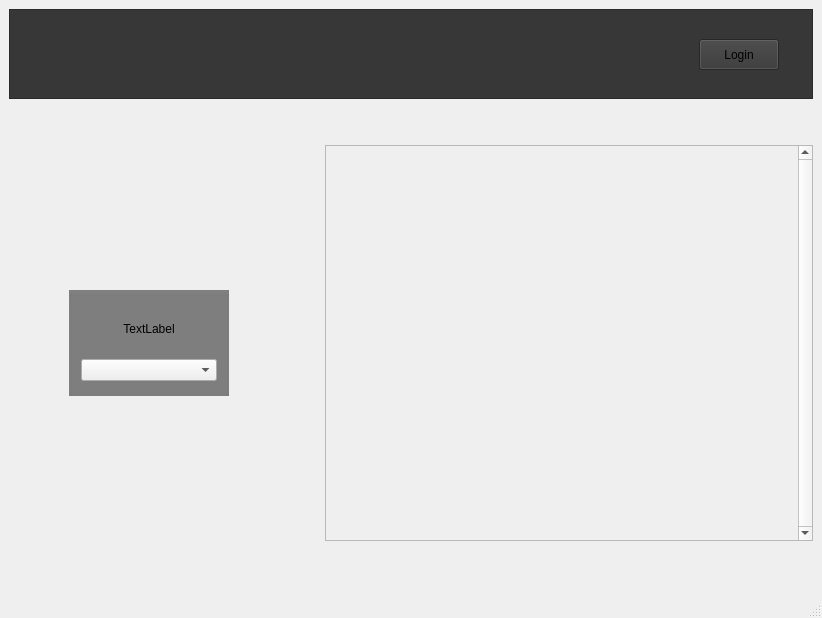
<?xml version="1.0" encoding="UTF-8"?>
<ui version="4.0">
 <class>MainWindow</class>
 <widget class="QMainWindow" name="MainWindow">
  <property name="geometry">
   <rect>
    <x>0</x>
    <y>0</y>
    <width>822</width>
    <height>618</height>
   </rect>
  </property>
  <property name="windowTitle">
   <string>Library Information System</string>
  </property>
  <widget class="QWidget" name="centralwidget">
   <layout class="QVBoxLayout" name="verticalLayout">
    <item>
     <widget class="QFrame" name="frame">
      <property name="sizePolicy">
       <sizepolicy hsizetype="MinimumExpanding" vsizetype="Maximum">
        <horstretch>0</horstretch>
        <verstretch>0</verstretch>
       </sizepolicy>
      </property>
      <property name="minimumSize">
       <size>
        <width>0</width>
        <height>90</height>
       </size>
      </property>
      <property name="baseSize">
       <size>
        <width>0</width>
        <height>68</height>
       </size>
      </property>
      <property name="styleSheet">
       <string notr="true">background-color: #373737;</string>
      </property>
      <property name="frameShape">
       <enum>QFrame::StyledPanel</enum>
      </property>
      <property name="frameShadow">
       <enum>QFrame::Raised</enum>
      </property>
      <widget class="QPushButton" name="loginbutton">
       <property name="geometry">
        <rect>
         <x>690</x>
         <y>30</y>
         <width>80</width>
         <height>31</height>
        </rect>
       </property>
       <property name="text">
        <string>Login</string>
       </property>
      </widget>
     </widget>
    </item>
    <item>
     <layout class="QGridLayout" name="gridLayout">
      <property name="spacing">
       <number>6</number>
      </property>
      <item row="1" column="0">
       <spacer name="horizontalSpacer_2">
        <property name="orientation">
         <enum>Qt::Horizontal</enum>
        </property>
        <property name="sizeType">
         <enum>QSizePolicy::Fixed</enum>
        </property>
        <property name="sizeHint" stdset="0">
         <size>
          <width>60</width>
          <height>20</height>
         </size>
        </property>
       </spacer>
      </item>
      <item row="1" column="2">
       <spacer name="horizontalSpacer">
        <property name="orientation">
         <enum>Qt::Horizontal</enum>
        </property>
        <property name="sizeType">
         <enum>QSizePolicy::Maximum</enum>
        </property>
        <property name="sizeHint" stdset="0">
         <size>
          <width>90</width>
          <height>20</height>
         </size>
        </property>
       </spacer>
      </item>
      <item row="1" column="1">
       <widget class="QGroupBox" name="groupBox">
        <property name="sizePolicy">
         <sizepolicy hsizetype="Fixed" vsizetype="Maximum">
          <horstretch>0</horstretch>
          <verstretch>0</verstretch>
         </sizepolicy>
        </property>
        <property name="minimumSize">
         <size>
          <width>160</width>
          <height>106</height>
         </size>
        </property>
        <property name="styleSheet">
         <string notr="true">QGroupBox{background-color: gray}</string>
        </property>
        <property name="title">
         <string/>
        </property>
        <layout class="QVBoxLayout" name="verticalLayout_3">
         <item>
          <widget class="QLabel" name="label">
           <property name="sizePolicy">
            <sizepolicy hsizetype="Preferred" vsizetype="Maximum">
             <horstretch>0</horstretch>
             <verstretch>0</verstretch>
            </sizepolicy>
           </property>
           <property name="minimumSize">
            <size>
             <width>0</width>
             <height>46</height>
            </size>
           </property>
           <property name="text">
            <string>TextLabel</string>
           </property>
           <property name="alignment">
            <set>Qt::AlignCenter</set>
           </property>
          </widget>
         </item>
         <item>
          <widget class="QComboBox" name="comboBox"/>
         </item>
        </layout>
       </widget>
      </item>
      <item row="0" column="2">
       <spacer name="verticalSpacer_2">
        <property name="orientation">
         <enum>Qt::Vertical</enum>
        </property>
        <property name="sizeType">
         <enum>QSizePolicy::Fixed</enum>
        </property>
        <property name="sizeHint" stdset="0">
         <size>
          <width>20</width>
          <height>40</height>
         </size>
        </property>
       </spacer>
      </item>
      <item row="2" column="1" rowspan="2">
       <spacer name="verticalSpacer">
        <property name="orientation">
         <enum>Qt::Vertical</enum>
        </property>
        <property name="sizeType">
         <enum>QSizePolicy::Preferred</enum>
        </property>
        <property name="sizeHint" stdset="0">
         <size>
          <width>20</width>
          <height>40</height>
         </size>
        </property>
       </spacer>
      </item>
      <item row="1" column="3">
       <widget class="QScrollArea" name="scrollArea">
        <property name="verticalScrollBarPolicy">
         <enum>Qt::ScrollBarAlwaysOn</enum>
        </property>
        <property name="sizeAdjustPolicy">
         <enum>QAbstractScrollArea::AdjustIgnored</enum>
        </property>
        <property name="widgetResizable">
         <bool>true</bool>
        </property>
        <widget class="QWidget" name="scrollAreaWidgetContents">
         <property name="geometry">
          <rect>
           <x>0</x>
           <y>0</y>
           <width>458</width>
           <height>366</height>
          </rect>
         </property>
         <layout class="QVBoxLayout" name="verticalLayout_4">
          <item>
           <layout class="QVBoxLayout" name="verticalLayout_2"/>
          </item>
         </layout>
        </widget>
       </widget>
      </item>
     </layout>
    </item>
   </layout>
  </widget>
  <widget class="QMenuBar" name="menubar">
   <property name="geometry">
    <rect>
     <x>0</x>
     <y>0</y>
     <width>822</width>
     <height>20</height>
    </rect>
   </property>
  </widget>
  <widget class="QStatusBar" name="statusbar"/>
 </widget>
 <resources/>
 <connections/>
</ui>
